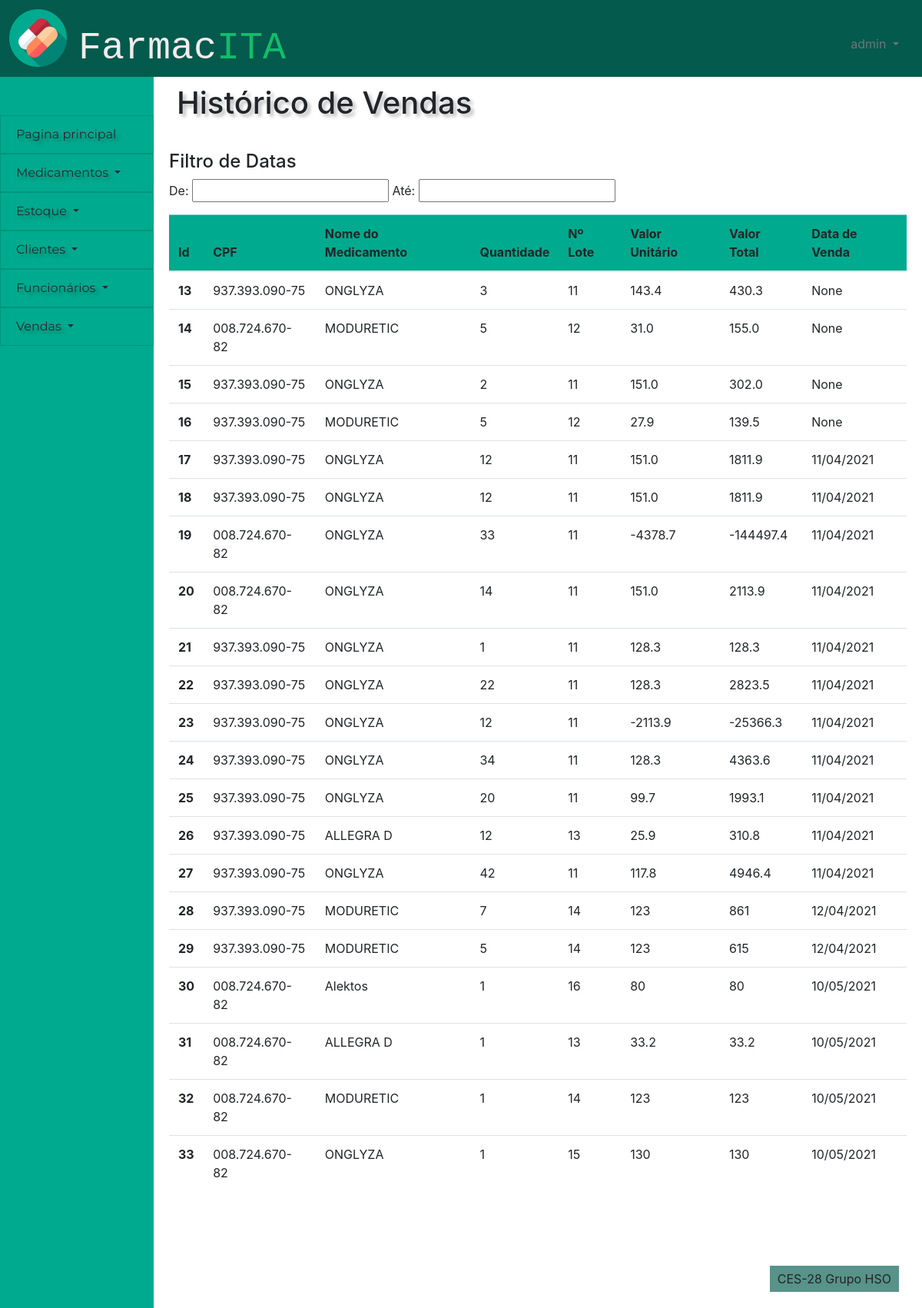
Before: /financeiro/historico_vendas (signed in) with the older database file.
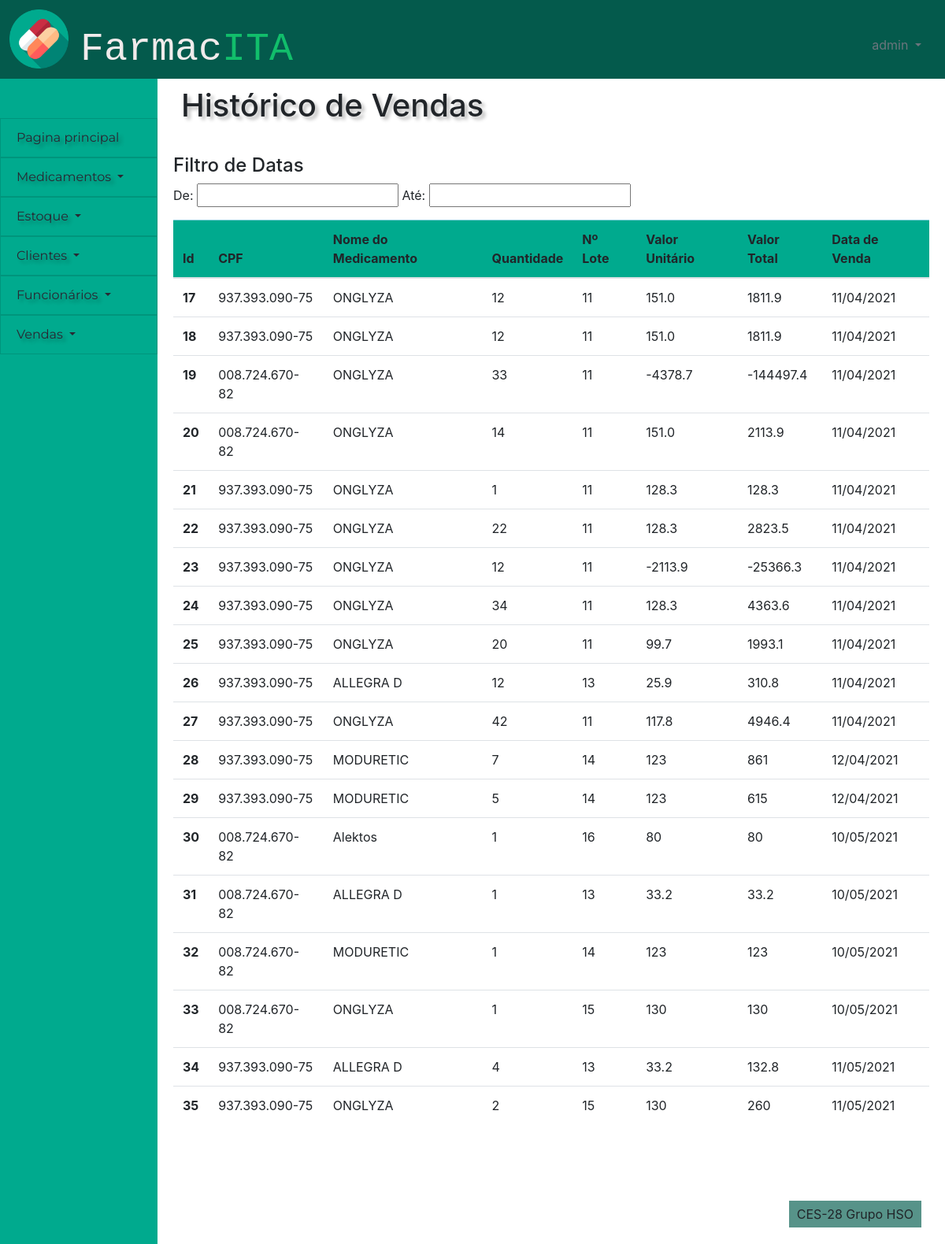
After: the same page with the newer database file.
### financeiro/models.py (models this page shows)
class ordem_de_venda(models.Model):
    id_ordem_de_venda = models.AutoField(primary_key=True)
    id_cliente = models.ForeignKey(cliente,on_delete=models.PROTECT)
    id_lote_medicamento = models.ForeignKey(lote_medicamento,on_delete=models.PROTECT)
    quantidade = models.IntegerField(default = 0)
    desconto =  models.BooleanField(default=False)
    venda =  models.BooleanField(default=False)
    ativo = models.BooleanField(default=True)
    data_de_venda = models.DateField(auto_now=True,auto_now_add=False,null=False)
    percentual_desconto = models.DecimalField(max_digits=40,decimal_places=2,default=0)
    preco_desconto = models.DecimalField(max_digits=40,decimal_places=2,null=True)
    valor_total_venda = models.DecimalField(max_digits=40,decimal_places=2,null=True)

### pessoas/models.py (models this page shows)
class cliente(models.Model):
    id_cliente = models.AutoField(primary_key=True)
    nome_cliente = models.CharField(max_length=100)
    cpf = models.CharField(max_length=14)
    telefone = models.CharField(max_length=15)
    data_nascimento = models.DateField(default=datetime.now)
    ativo = models.BooleanField(default=True)
    class Meta:
        db_table = 'clientes'

### controle_estoque/models.py (models this page shows)
class lote_medicamento(models.Model):
    id_lote_medicamento = models.AutoField(primary_key=True)
    id_medicamento = models.ForeignKey(medicamento,on_delete=models.PROTECT)
    id_fornecedor = models.ForeignKey(fornecedor,on_delete=models.PROTECT)
    preco = models.DecimalField(max_digits=40,decimal_places=2)
    quantidade_de_caixas = models.CharField(max_length=100)
    quantidade_por_caixa = models.CharField(max_length=100)
    dosagem = models.CharField(max_length=100)
    data_de_validade = models.DateField(auto_now=False,auto_now_add=False,null=False)
    industria_farmaceutica = models.CharField(max_length=100)
    excluido = models.BooleanField(default=False)
    class Meta:
        db_table = 'lote_medicamento'

### cadastro_medicamentos/models.py (models this page shows)
class medicamento(models.Model):
    id_medicamento = models.AutoField(primary_key=True)
    nome_medicamento = models.CharField(max_length=100)
    classificacao = models.CharField(max_length=100, default='Sem tarja')
    principio_ativo = models.CharField(max_length=100)
    excluido = models.BooleanField(default=False)
    def __str__(self):
        return self.nome_medicamento

### financeiro/views.py (the view)
# urls.py: path('historico_vendas',views.historico_vendas, name = 'historico_vendas'),
def historico_vendas(request):
    check, retorno = checar_cargo(request)
    if check:
        return retorno
    cargo = funcionario.objects.get(user=request.user).cargo
    lista = ordem_de_venda.objects.filter(venda=True)
    if request.method == "POST":
        p = request.POST
        cpf = p.get("cpf")
        id_cliente = cliente.objects.filter(cpf__icontains = cpf)
        lista = ordem_de_venda.objects.filter(venda=True,id_cliente__in=id_cliente)
    else:
        lista = ordem_de_venda.objects.filter(venda=True)
    return render(request, 'financeiro/pagina_historico_de_vendas.html', {"lista":lista,'cargo':cargo})

### financeiro/views.py (called while the page is built)
def checar_cargo(request):
    user = request.user
    if user.is_anonymous:
        return True, redirect('/')
    else:
        cargo = funcionario.objects.get(user=request.user).cargo
        if cargo == 'Farmacêutico':
            return True, render(request,'sem_permissao.html',{'cargo':cargo})
    return False, False

### frontend/financeiro/pagina_historico_de_vendas.html (shortened to what this page needs)
{% extends 'template/padrao.html' %}
{%block titulo-conteudo %}
Histórico de Vendas
{% endblock %}
{% block content %}
{% load static %}
<link rel="stylesheet" href="https://cdn.datatables.net/1.10.24/css/jquery.dataTables.min.css">
<link data-require="jqueryui@*" data-semver="1.10.0" rel="stylesheet" href="//cdnjs.cloudflare.com/ajax/libs/jqueryui/1.10.0/css/smoothness/jquery-ui-1.10.0.custom.min.css" />
<div>
    <div class="tabela">
        <h4>Filtro de Datas</h4>
        <p id="date_filter">
            <span id="date-label-from" class="date-label">De: </span><input class="date_range_filter date" type="text" id="datepicker_from"/>
            <span id="date-label-to" class="date-label">Até: <input class="date_range_filter date" type="text" id="datepicker_to" />
        </p>
        <table id="vendas" class="table table-hover">
            <thead class="table-info">
                <tr>
                    <th scope="col">Id</th>
                    <th scope="col">CPF</th>
                    <th scope="col">Nome do Medicamento</th>
                    <th scope="col">Quantidade</th>
                    <th scope="col">Nº Lote</th>
                    <th scope="col">Valor Unitário</th>
                    <th scope="col">Valor Total</th>
                    <th scope="col">Data de Venda</th>
                </tr>
            </thead>
            <tbody>
            {% for i in lista %}
                <tr class={{i.id}}>
                    <th scope="row">{{i.id_ordem_de_venda}}</th>
                    <td class = "CPF">{{i.id_cliente.cpf}}</td>
                    <td class = "Nome">{{i.id_lote_medicamento.id_medicamento}}</td>
                    <td class = "Quantidade">{{i.quantidade}}</td>
                    <td class = "Nº Lote">{{i.id_lote_medicamento.id_lote_medicamento}}</td>
                    <td class = "Valor Unitário">{{i.preco_desconto | floatformat }}</td>
                    <td class = "Valor Total">
                        {{i.valor_total_venda | floatformat}}</td>
                    <td class = "qtd_caixas" data-sort='{{i.data_de_venda|date:"U"}}'>{{i.data_de_venda}}</td>
                </tr>
            {% endfor %}
            </tbody>
        </table>
    </div>
</div>
{% endblock %}

### frontend/template/padrao.html (shortened to what this page needs)
{% load static %}
<!DOCTYPE html>
<html lang="en">
<head>
    <link href="{% static 'bootstrap-4.5.3-dist/css/bootstrap.css' %}" rel="stylesheet">
    <link href="{% static '_css/style.css' %}" rel="stylesheet">
</head>
<body>
    <div id="header">
        <div class="icone" >
            <img  src = "{% static '/images/capsules.png' %}" alt="Teste" height="75">
        </div>
        <div class="row">
            <div class="text-left titulo">
                <p class="logo">Farmac<span class="logo-span">ITA</span></p>
            </div>
        </div>
        <div class="usuario dropdown text-right">
            <a class="dropdown-toggle text-secondary" href="#" role="button" id="dropdownusuario" data-toggle="dropdown"
                aria-haspopup="true" aria-expanded="false">
                {{user}}
            </a>
        </div>
    </div>
    <nav class="list-group-item-info" id="menu">
        <div class="dropdown">
            <a class="list-group-item list-group-item-action list-group-item-info dropdown-item"
            role="button" id="dropdownprincipal"  aria-expanded="false" href="/pessoas/pagina_principal" >
                 Pagina principal
            </a>
        </div>
        <div class="dropdown">
            <a class="list-group-item list-group-item-action list-group-item-info dropdown-toggle" href="#"
                role="button" id="dropdownmedicamentos" data-toggle="dropdown" aria-haspopup="true" aria-expanded="false">
                Medicamentos
            </a>
        </div>
        <div class="dropdown">
            <a class="list-group-item list-group-item-action list-group-item-info dropdown-toggle" href="#"
                role="button" id="dropdownestoque" data-toggle="dropdown" aria-haspopup="true" aria-expanded="false">
                Estoque
            </a>
        </div>
        <div class="dropdown">
            <a class="list-group-item list-group-item-action list-group-item-info dropdown-toggle" href="#"
                role="button" id="dropdownclientes" data-toggle="dropdown" aria-haspopup="true" aria-expanded="false">
                Clientes
            </a>
        </div>
        <div class="dropdown">
            <a class="list-group-item list-group-item-action list-group-item-info dropdown-toggle" href="#"
                role="button" id="dropdownfuncionarios" data-toggle="dropdown" aria-haspopup="true" aria-expanded="false">
                Funcionários
            </a>
        </div>
        <div class="dropdown">
            <a class="list-group-item list-group-item-action list-group-item-info dropdown-toggle" href="#"
                role="button" id="dropdownvendas" data-toggle="dropdown" aria-haspopup="true" aria-expanded="false">
                Vendas
            </a>
        </div>
    </nav>
    <div id="content">
        <div class="titulo_pagina">
            <h1 class="h1">
                {% block titulo-conteudo %}
                {% endblock %}
            </h1>
        </div>
        <div>
        {% block content %}
        {% endblock %}
        </div>
    </div>
    <div id="footer">
        <p class="rodape-texto align-text-bottom">CES-28 Grupo HSO</p>
    </div>
</body>
</html>

### static/_css/style.css (style rules this page uses)
:root { --bdazzled-blue: #3d5a80ff; --pale-cerulean: #98c1d9ff; --light-cyan: rgb(240, 254, 255); --burnt-sienna: #6BA368; --gunmetal: #515B3A; --header-height:100px; --menu-width:200px; --footer-height:100px; --form-width:400px; --table-width: 1000px; }
.logo { font-size: 50px; font-family: monospace; color: rgb(241, 235, 235); }
.logo-span { color: #11BE6B ; }
.tabela { width: var(--table-width); padding: 20px; margin: 0 auto; }
body { display: grid; grid-template-columns: var(--menu-width) 1fr; grid-template-rows: var(--header-height) 1fr var(--footer-height); grid-template-areas: " cabeca cabeca" " links conteudo" " links rodape" ; height: 100vh; }
.usuario { padding: 45px 30px; color: white; }
.titulo { padding: 25px 30px ; }
div#header { display:grid; grid-template-columns: 0.10fr 1fr 1fr; grid-area: cabeca; background-color: #045A4C }
nav#menu { background-color: #00AA8E; padding-top: 50px; grid-area: links ; }
div#content { grid-area: conteudo; }
div#footer { padding-top: 45px ; text-align: center; grid-area: rodape; background-color: rgba(218, 203, 203, 0); }
.rodape-texto { float:right; width: auto; margin-right: 30px; padding: 5px 10px ; background-color: #579389; }
.titulo_pagina { padding: 10px 30px; }
.icone { padding-left: 12px ; padding-top: 12px ; }
.list-group-item-info { background-color: #00AA8E; }
.list-group-item { font-family: Montserrat; color: rgb(41, 40, 51); text-shadow: 4px 4px 4px rgba(0, 0, 0, 0.25); }
.h1 { text-shadow: 4px 4px 4px rgba(0, 0, 0, 0.25); }
.table-info { background-color: #00AA8E; }

Changed rows visible on the page:
removed ordem_de_venda: id_ordem_de_venda "13", id_cliente.cpf "937.393.090-75", id_lote_medicamento.id_medicamento "ONGLYZA", quantidade "3", id_lote_medicamento.id_lote_medicamento "11", preco_desconto "143.4", valor_total_venda "430.3", data_de_venda "None"
removed ordem_de_venda: id_ordem_de_venda "14", id_cliente.cpf "008.724.670-82", id_lote_medicamento.id_medicamento "MODURETIC", quantidade "5", id_lote_medicamento.id_lote_medicamento "12", preco_desconto "31.0", valor_total_venda "155.0", data_de_venda "None"
removed ordem_de_venda: id_ordem_de_venda "15", id_cliente.cpf "937.393.090-75", id_lote_medicamento.id_medicamento "ONGLYZA", quantidade "2", id_lote_medicamento.id_lote_medicamento "11", preco_desconto "151.0", valor_total_venda "302.0", data_de_venda "None"
removed ordem_de_venda: id_ordem_de_venda "16", id_cliente.cpf "937.393.090-75", id_lote_medicamento.id_medicamento "MODURETIC", quantidade "5", id_lote_medicamento.id_lote_medicamento "12", preco_desconto "27.9", valor_total_venda "139.5", data_de_venda "None"
added ordem_de_venda: id_ordem_de_venda "34", id_cliente.cpf "937.393.090-75", id_lote_medicamento.id_medicamento "ALLEGRA D", quantidade "4", id_lote_medicamento.id_lote_medicamento "13", preco_desconto "33.2", valor_total_venda "132.8", data_de_venda "11/05/2021"
added ordem_de_venda: id_ordem_de_venda "35", id_cliente.cpf "937.393.090-75", id_lote_medicamento.id_medicamento "ONGLYZA", quantidade "2", id_lote_medicamento.id_lote_medicamento "15", preco_desconto "130", valor_total_venda "260", data_de_venda "11/05/2021"
